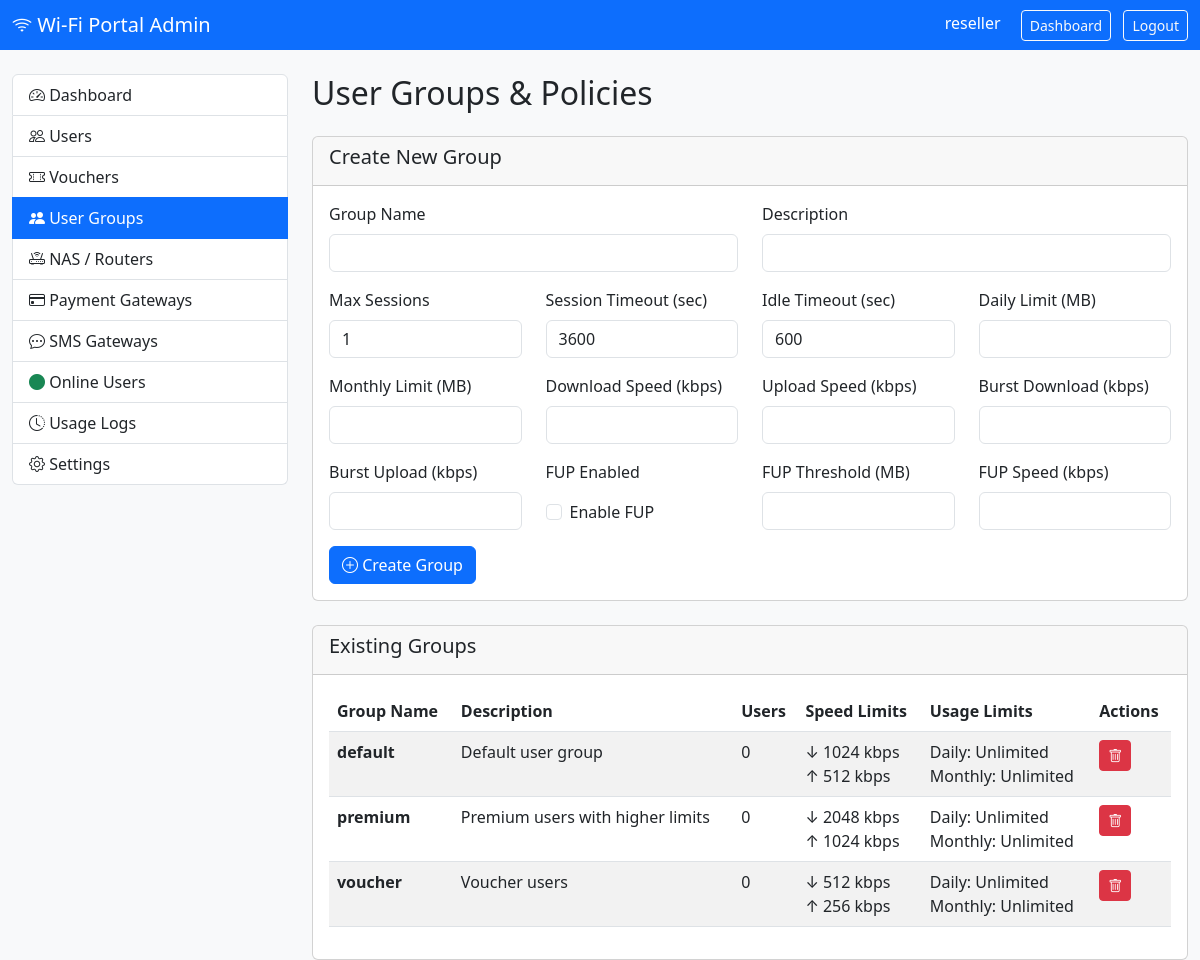
The page /admin/groups.php (signed in) on the database its author committed.
### tables this page shows
CREATE TABLE IF NOT EXISTS user_groups (
    id int(11) unsigned NOT NULL AUTO_INCREMENT,
    groupname varchar(64) NOT NULL,
    description text,
    max_sessions int(11) DEFAULT '1',
    session_timeout int(11) DEFAULT '3600',
    idle_timeout int(11) DEFAULT '600',
    daily_limit bigint(20) DEFAULT NULL,
    monthly_limit bigint(20) DEFAULT NULL,
    download_speed int(11) DEFAULT NULL COMMENT 'Speed in kbps',
    upload_speed int(11) DEFAULT NULL COMMENT 'Speed in kbps',
    burst_download int(11) DEFAULT NULL COMMENT 'Burst speed in kbps',
    burst_upload int(11) DEFAULT NULL COMMENT 'Burst speed in kbps',
    fup_enabled tinyint(1) DEFAULT '0',
    fup_threshold bigint(20) DEFAULT NULL COMMENT 'FUP threshold in bytes',
    fup_speed int(11) DEFAULT NULL COMMENT 'Speed after FUP in kbps',
    created_at timestamp NOT NULL DEFAULT CURRENT_TIMESTAMP,
    PRIMARY KEY (id),
    UNIQUE KEY groupname (groupname)
);

### admin/groups.php (the view, shortened to what this page needs)
<?php
$pdo = getDBConnection();
$groups = $pdo->query("
    SELECT g.*, COUNT(ug.username) as user_count
    FROM user_groups g
    LEFT JOIN radusergroup ug ON g.groupname = ug.groupname
    GROUP BY g.id
    ORDER BY g.groupname
")->fetchAll(PDO::FETCH_ASSOC);
?>
<!DOCTYPE html>
<html lang="en">
<head>
    <link href="https://cdn.jsdelivr.net/npm/bootstrap@5.3.0/dist/css/bootstrap.min.css" rel="stylesheet">
    <link rel="stylesheet" href="https://cdn.jsdelivr.net/npm/bootstrap-icons@1.10.0/font/bootstrap-icons.css">
</head>
<body class="bg-light">
    <nav class="navbar navbar-dark bg-primary">
        <div class="container-fluid">
            <span class="navbar-brand mb-0 h1">
                <i class="bi bi-wifi"></i> Wi-Fi Portal Admin
            </span>
            <div>
                <span class="text-white me-3"><?php echo htmlspecialchars($_SESSION['admin_username']); ?></span>
                <a href="dashboard.php" class="btn btn-outline-light btn-sm me-2">Dashboard</a>
                <a href="logout.php" class="btn btn-outline-light btn-sm">Logout</a>
            </div>
        </div>
    </nav>
    <div class="container-fluid mt-4">
        <div class="row">
            <div class="col-md-3">
                <div class="list-group">
                    <a href="dashboard.php" class="list-group-item list-group-item-action">
                        <i class="bi bi-speedometer2"></i> Dashboard
                    </a>
                    <a href="users.php" class="list-group-item list-group-item-action">
                        <i class="bi bi-people"></i> Users
                    </a>
                    <a href="vouchers.php" class="list-group-item list-group-item-action">
                        <i class="bi bi-ticket-perforated"></i> Vouchers
                    </a>
                    <a href="groups.php" class="list-group-item list-group-item-action active">
                        <i class="bi bi-people-fill"></i> User Groups
                    </a>
                    <a href="nas.php" class="list-group-item list-group-item-action">
                        <i class="bi bi-router"></i> NAS / Routers
                    </a>
                    <a href="payment_gateways.php" class="list-group-item list-group-item-action">
                        <i class="bi bi-credit-card"></i> Payment Gateways
                    </a>
                    <a href="sms_gateways.php" class="list-group-item list-group-item-action">
                        <i class="bi bi-chat-dots"></i> SMS Gateways
                    </a>
                    <a href="online.php" class="list-group-item list-group-item-action">
                        <i class="bi bi-circle-fill text-success"></i> Online Users
                    </a>
                    <a href="logs.php" class="list-group-item list-group-item-action">
                        <i class="bi bi-clock-history"></i> Usage Logs
                    </a>
                    <a href="settings.php" class="list-group-item list-group-item-action">
                        <i class="bi bi-gear"></i> Settings
                    </a>
                </div>
            </div>
            <div class="col-md-9">
                <h2 class="mb-4">User Groups & Policies</h2>
                <div class="card mb-4">
                    <div class="card-header">
                        <h5>Create New Group</h5>
                    </div>
                    <div class="card-body">
                        <form method="POST">
                            <div class="row">
                                <div class="col-md-6 mb-3">
                                    <label class="form-label">Group Name</label>
                                    <input type="text" class="form-control" name="groupname" required>
                                </div>
                                <div class="col-md-6 mb-3">
                                    <label class="form-label">Description</label>
                                    <input type="text" class="form-control" name="description">
                                </div>
                            </div>
                            <div class="row">
                                <div class="col-md-3 mb-3">
                                    <label class="form-label">Max Sessions</label>
                                    <input type="number" class="form-control" name="max_sessions" value="1" min="1">
                                </div>
                                <div class="col-md-3 mb-3">
                                    <label class="form-label">Session Timeout (sec)</label>
                                    <input type="number" class="form-control" name="session_timeout" value="3600">
                                </div>
                                <div class="col-md-3 mb-3">
                                    <label class="form-label">Idle Timeout (sec)</label>
                                    <input type="number" class="form-control" name="idle_timeout" value="600">
                                </div>
                                <div class="col-md-3 mb-3">
                                    <label class="form-label">Daily Limit (MB)</label>
                                    <input type="number" class="form-control" name="daily_limit" min="0">
                                </div>
                            </div>
                            <div class="row">
                                <div class="col-md-3 mb-3">
                                    <label class="form-label">Monthly Limit (MB)</label>
                                    <input type="number" class="form-control" name="monthly_limit" min="0">
                                </div>
                                <div class="col-md-3 mb-3">
                                    <label class="form-label">Download Speed (kbps)</label>
                                    <input type="number" class="form-control" name="download_speed" min="0">
                                </div>
                                <div class="col-md-3 mb-3">
                                    <label class="form-label">Upload Speed (kbps)</label>
                                    <input type="number" class="form-control" name="upload_speed" min="0">
                                </div>
                                <div class="col-md-3 mb-3">
                                    <label class="form-label">Burst Download (kbps)</label>
                                    <input type="number" class="form-control" name="burst_download" min="0">
                                </div>
                            </div>
                            <div class="row">
                                <div class="col-md-3 mb-3">
                                    <label class="form-label">Burst Upload (kbps)</label>
                                    <input type="number" class="form-control" name="burst_upload" min="0">
                                </div>
                                <div class="col-md-3 mb-3">
                                    <label class="form-label">FUP Enabled</label>
                                    <div class="form-check mt-2">
                                        <input type="checkbox" class="form-check-input" name="fup_enabled" id="fup_enabled">
                                        <label class="form-check-label" for="fup_enabled">Enable FUP</label>
                                    </div>
                                </div>
                                <div class="col-md-3 mb-3">
                                    <label class="form-label">FUP Threshold (MB)</label>
                                    <input type="number" class="form-control" name="fup_threshold" min="0">
                                </div>
                                <div class="col-md-3 mb-3">
                                    <label class="form-label">FUP Speed (kbps)</label>
                                    <input type="number" class="form-control" name="fup_speed" min="0">
                                </div>
                            </div>
                            <button type="submit" class="btn btn-primary">
                                <i class="bi bi-plus-circle"></i> Create Group
                            </button>
                        </form>
                    </div>
                </div>
                <div class="card">
                    <div class="card-header">
                        <h5>Existing Groups</h5>
                    </div>
                    <div class="card-body">
                        <div class="table-responsive">
                            <table class="table table-striped">
                                <thead>
                                    <tr>
                                        <th>Group Name</th>
                                        <th>Description</th>
                                        <th>Users</th>
                                        <th>Speed Limits</th>
                                        <th>Usage Limits</th>
                                        <th>Actions</th>
                                    </tr>
                                </thead>
                                <tbody>
                                    <?php foreach ($groups as $group): ?>
                                        <tr>
                                            <td><strong><?php echo htmlspecialchars($group['groupname']); ?></strong></td>
                                            <td><?php echo htmlspecialchars($group['description'] ?? ''); ?></td>
                                            <td><?php echo $group['user_count']; ?></td>
                                            <td>
                                                <?php if ($group['download_speed']): ?>
                                                    ↓ <?php echo $group['download_speed']; ?> kbps<br>
                                                    ↑ <?php echo $group['upload_speed']; ?> kbps
                                                <?php else: ?>
                                                    No limit
                                                <?php endif; ?>
                                            </td>
                                            <td>
                                                Daily: <?php echo $group['daily_limit'] ? number_format($group['daily_limit'] / 1024 / 1024, 0) . ' MB' : 'Unlimited'; ?><br>
                                                Monthly: <?php echo $group['monthly_limit'] ? number_format($group['monthly_limit'] / 1024 / 1024, 0) . ' MB' : 'Unlimited'; ?>
                                            </td>
                                            <td>
                                                <form method="POST" style="display: inline;" onsubmit="return confirm('Delete this group?');">
                                                    <button type="submit" class="btn btn-sm btn-danger">
                                                        <i class="bi bi-trash"></i>
                                                    </button>
                                                </form>
                                            </td>
                                        </tr>
                                    <?php endforeach; ?>
                                </tbody>
                            </table>
                        </div>
                    </div>
                </div>
            </div>
        </div>
    </div>
</body>
</html>

### rows shown on the page
user_groups: groupname "default", description "Default user group", user_count "0", download_speed "1024", upload_speed "512", shows "Unlimited"
user_groups: groupname "premium", description "Premium users with higher limits", user_count "0", download_speed "2048", upload_speed "1024", shows "Unlimited"
user_groups: groupname "voucher", description "Voucher users", user_count "0", download_speed "512", upload_speed "256", shows "Unlimited"

### other values the page prints
$_SESSION['admin_username'] "reseller"
